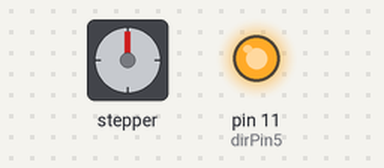
The sketch below on a simulated Arduino Uno, built with avr-gcc and run on an emulated ATmega328P. On the bench: stepper motor, output pins drawn as LEDs (lit = HIGH). Wiring (inferred from the names in the program): stepper motor (2048 steps per turn assumed): coils pin 2, pin 5, pin 7, pin 9. Pins used as bus, display or sensor lines are not drawn.

Above: at 0.1 s.
Timing chart, 0 to 1.6 s (numbered marks = the images above):
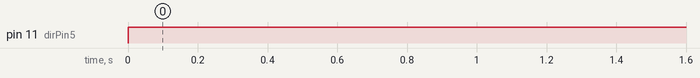

The sketch:

NEMA_MEGA.ino
```cpp
// defines pins numbers
#include<SD.h>
#include<SPI.h>
const int stepPin1 = 3;
const int dirPin1 = 2;
const int stepPin2 =6;
const int dirPin2 = 5;
const int stepPin3= 8;
const int dirPin3=7;
const int stepPin4 =10;
const int dirPin4 = 9;
const int stepPin5= 12;
const int dirPin5=11;
/*int reading;
int file_read[6];
File myFile;
int max_time=0;*/


void setup() {
  // Sets the two pins as Outputs
  Serial.begin(9600);
  pinMode(stepPin1,OUTPUT);
  pinMode(dirPin1,OUTPUT);
  pinMode(stepPin2,OUTPUT);
  pinMode(dirPin2,OUTPUT);
  pinMode(dirPin3,OUTPUT);
  pinMode(stepPin3,OUTPUT);
  pinMode(stepPin4,OUTPUT);
  pinMode(dirPin4,OUTPUT);
  pinMode(dirPin5,OUTPUT);
  pinMode(stepPin5,OUTPUT);
 /* if(!SD.begin(4)){
    Serial.println("Initialization failed");
    return;
  }
 Serial.println("Initialization successful");
 myFile=SD.open("data.txt",FILE_READ);
 if(!myFile){
  Serial.println("File opening failed");
  return;
 }*/
}

/*void zeros()
{for(int i=0;i<6;i++){
  file_read[i]=0;
}
}

void arrtoint(int i){
  file_read[i]=0;
  while((reading=myFile.read()-'0')!='\n')
    { if(reading!='\n'&&reading>=0)
        file_read[i]=10*file_read[i]+reading;
       else
        break;
    }
}

void maximum(){
  int j=0;
  while(j<=4){
    if(max_time<file_read[j])
    max_time=file_read[j];
    j+=2;
  }
}

*/
void loop() {
  /*zeros();
  while(myFile.available()){
  for (int j=0;j<6;j++){
    arrtoint(j);
    Serial.println(file_read[j]);
  }*/
  digitalWrite(dirPin1,HIGH);
  digitalWrite(dirPin2,HIGH);
  digitalWrite(dirPin3,HIGH);
  digitalWrite(dirPin4,HIGH);
  digitalWrite(dirPin5,HIGH);
 // maximum();
  for(int x=0;x<1200;x++){
   //if(x<400){
    digitalWrite(stepPin1,HIGH);
    delayMicroseconds(600);
    digitalWrite(stepPin1,LOW);
    delayMicroseconds(600);
  //}
  // if(x<600){
    digitalWrite(stepPin2,HIGH);
    delayMicroseconds(800);
    digitalWrite(stepPin2,LOW);
    delayMicroseconds(800);
 // }
   ///if(x<800){
    digitalWrite(stepPin3,HIGH);
    delayMicroseconds(500);
    digitalWrite(stepPin3,LOW);
    delayMicroseconds(500);
  //}
   //  if(x<1000){
    digitalWrite(stepPin4,HIGH);
    delayMicroseconds(500);
    digitalWrite(stepPin4,LOW);
    delayMicroseconds(500);
  //}
    //   if(x<1200){
    digitalWrite(stepPin5,HIGH);
    delayMicroseconds(1500);
    digitalWrite(stepPin5,LOW);
    delayMicroseconds(1500);
  //}

  }
}
```

Measured:
- by itself, pin 11 (dirPin5): LOW → HIGH at 0.00 s
